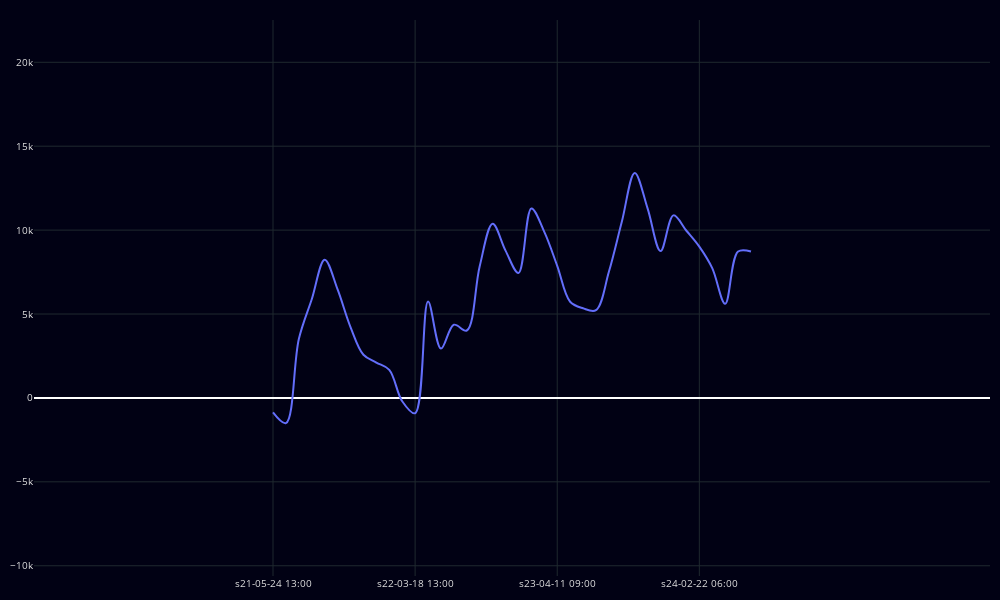

Notebook code for this chart:
### Code cell
candle_plot = CandlePlot(df_gains, candles=False)
candle_plot.show_plot(line_traces=['gain_cum'])

### Figure 1 — Plotly figure (JSON) as saved in the notebook; plotly's stock layout.template omitted (floating-point values rounded to 4 significant figures)
{"data": [{"line": {"shape": "spline", "width": 2}, "name": "gain_cum", "type": "scatter", "x": ["s21-05-24 13:00", "s21-06-09 01:00", "s21-06-14 13:00", "s21-08-26 13:00", "s21-11-05 05:00", "s21-12-24 02:00", "s22-01-25 02:00", "s22-02-03 10:00", "s22-02-14 06:00", "s22-03-03 06:00", "s22-03-04 02:00", "s22-03-18 13:00", "s22-04-19 13:00", "s22-06-01 21:00", "s22-06-12 21:00", "s22-07-22 13:00", "s22-08-31 09:00", "s22-10-26 09:00", "s23-01-04 14:00", "s23-01-16 22:00", "s23-01-31 06:00", "s23-03-29 21:00", "s23-04-11 09:00", "s23-04-13 09:00", "s23-04-20 13:00", "s23-05-11 05:00", "s23-05-11 09:00", "s23-06-13 05:00", "s23-08-14 09:00", "s23-11-15 14:00", "s23-12-13 06:00", "s23-12-14 02:00", "s24-01-19 02:00", "s24-02-22 06:00", "s24-02-23 14:00", "s24-03-07 18:00", "s24-03-15 17:00", "s24-05-07 21:00"], "y": [-865.0, -1500.0, 3510.0, 5879.0, 8237.0, 6465.0, 4224.0, 2572.0, 2109.0, 1674.0, -196.4, -912.6, 5743.0, 2940.0, 4363.0, 4017.0, 7851.0, 10380.0, 8778.0, 7445.0, 11290.0, 9895.0, 7873.0, 5731.0, 5341.0, 5228.0, 7516.0, 10490.0, 13410.0, 11280.0, 8753.0, 10880.0, 9963.0, 9016.0, 7733.0, 5615.0, 8722.0, 8722.0]}], "layout": {"font": {"color": "#e1e1e1", "size": 10}, "height": 600, "margin": {"b": 20, "l": 10, "r": 10, "t": 20}, "paper_bgcolor": "#010114", "plot_bgcolor": "#010114", "width": 1000, "xaxis": {"autorange": false, "gridcolor": "#1f292f", "nticks": 7, "range": [-18.5, 55.5], "rangeslider": {"visible": false, "yaxis": {}}, "type": "category"}, "yaxis": {"autorange": false, "gridcolor": "#1f292f", "range": [-10610.0, 22520.0], "type": "linear"}}}
